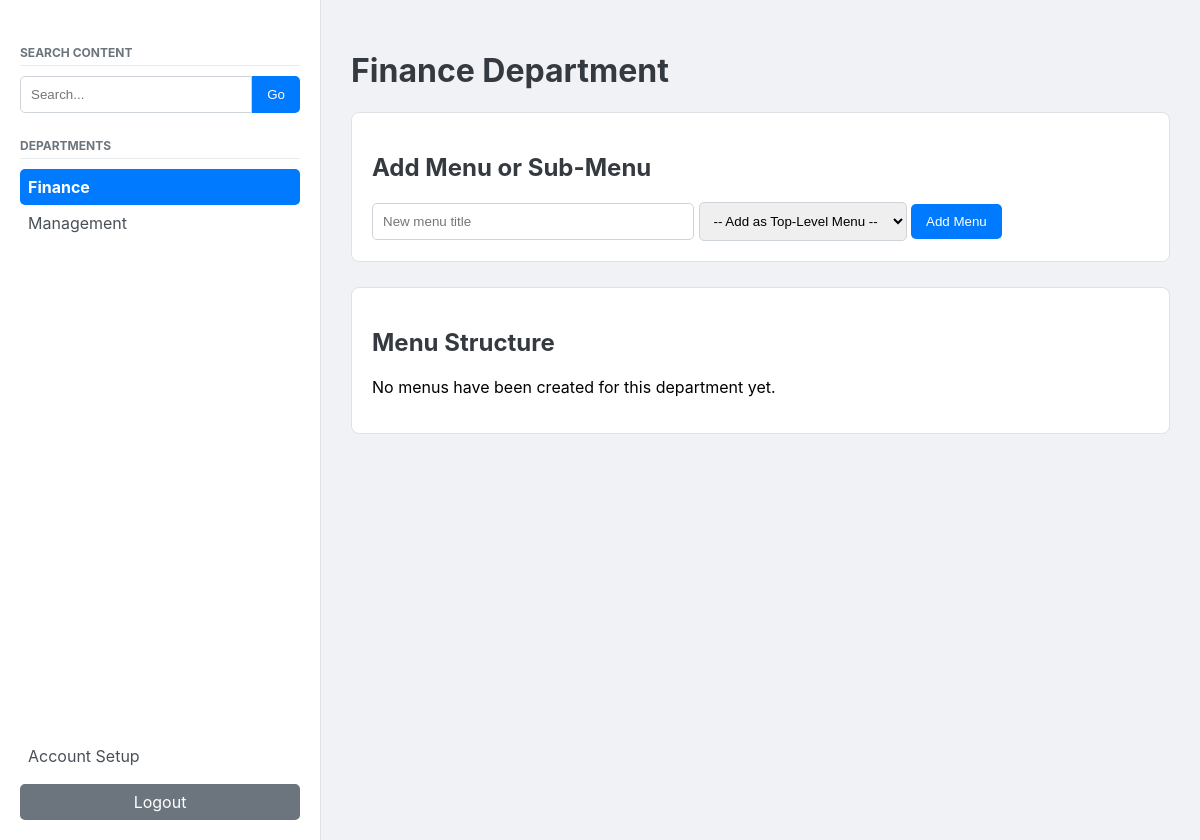
The page /department/Finance (signed in) on the database as committed earlier.
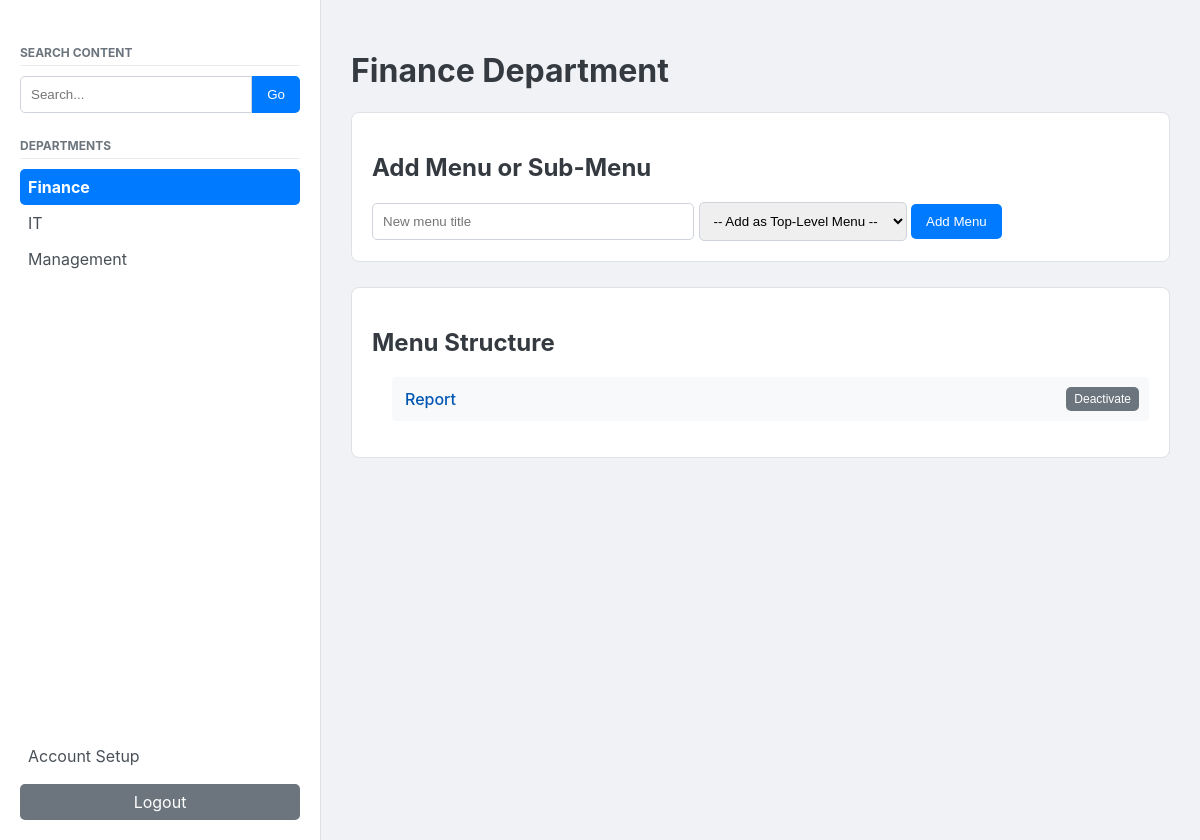
The same page on the database as committed later.
### database.py (models this page shows)
class Department(db.Model):
    id = db.Column(db.Integer, primary_key=True)
    name = db.Column(db.String(100), unique=True, nullable=False)
    active = db.Column(db.Boolean, default=True, nullable=False)
    users = relationship("User", back_populates="department")
    menus = relationship("Menu", back_populates="department", cascade="all, delete-orphan")

class Menu(db.Model):
    __tablename__ = 'menu'
    id = db.Column(db.Integer, primary_key=True)
    name = db.Column(db.String(150), nullable=False)
    active = db.Column(db.Boolean, default=True, nullable=False)
    parent_id = db.Column(db.Integer, db.ForeignKey('menu.id'))
    department_id = db.Column(db.Integer, db.ForeignKey('department.id'), nullable=False)
    department = relationship("Department", back_populates="menus")
    parent = relationship('Menu', remote_side=[id], back_populates='children')
    children = relationship('Menu', back_populates='parent', cascade="all, delete-orphan")
    posts = relationship("Post", back_populates="menu", cascade="all, delete-orphan")

### app.py (the view, shortened to what this page needs)
@app.route('/department/<string:department_name>', methods=['GET', 'POST'])
def department_dashboard(department_name):
    user, is_super_admin = get_current_user_and_permissions()
    if not user: return redirect(url_for('login'))
    department = Department.query.filter_by(name=department_name).first()
    if not department:
        flash(f"Department '{department_name}' not found.", 'danger'); return redirect(url_for('admin_panel') if is_super_admin else url_for('login'))
    can_edit = can_user_edit_department(user, department, is_super_admin)
    if not department.active and not is_super_admin:
        flash(f"'{department.name}' is inactive.", 'info'); return redirect(url_for('department_dashboard', department_name=user.department.name))
    visible_departments = Department.query.order_by(Department.name).all() if is_super_admin else Department.query.filter_by(active=True).order_by(Department.name).all()
    top_level_menus = Menu.query.filter_by(department_id=department.id, parent_id=None).order_by(Menu.name).all()
    return render_template('department_dashboard.html', department=department, top_level_menus=top_level_menus, flat_menu_list=get_flat_menu_list(top_level_menus),
                           can_edit=can_edit, is_super_admin=is_super_admin, all_departments=visible_departments, user=user)

### app.py (called while the page is built)
def get_current_user_and_permissions():
    if 'user_id' not in session: return None, False
    user = db.session.get(User, session['user_id'])
    is_super_admin = user.role == 'superadmin' if user else False
    return user, is_super_admin

def can_user_edit_department(user, department, is_super_admin):
    if not user: return False
    return is_super_admin or (user.role == 'admin' and department and user.department_id == department.id)

def get_flat_menu_list(menus):
    flat_list = []
    def _flatten(menu_list, depth=0):
        for item in menu_list:
            indented_name = '—' * depth + ' ' + item.name if depth > 0 else item.name
            flat_list.append({'id': item.id, 'name': indented_name})
            if item.children: _flatten(item.children, depth + 1)
    _flatten(menus)
    return flat_list

### templates/department_dashboard.html (shortened to what this page needs)
<!DOCTYPE html>
<html lang="en">
<head>
</head>
<body>
    <div class="flex-container">
        <div class="sidebar">
            <div class="sidebar-nav">
                <h3 class="nav-header">Search Content</h3>
                <form action="{{ url_for('search') }}" method="get" style="display: flex;">
                    <input type="search" name="query" placeholder="Search..." required style="flex-grow:1; border-top-right-radius: 0; border-bottom-right-radius: 0;">
                    <button type="submit" style="border-top-left-radius: 0; border-bottom-left-radius: 0;">Go</button>
                </form>
                <h3 class="nav-header">Departments</h3>
                {% for dept in all_departments %}
                    <a href="{{ url_for('department_dashboard', department_name=dept.name) }}" class="sidebar-link {% if dept.name == department.name %}active{% endif %}">
                        {{ dept.name }}
                    </a>
                {% endfor %}
            </div>
            <div>
                <a href="{{ url_for('setup_page') }}" class="sidebar-link">Account Setup</a>
                <a href="{{ url_for('logout') }}" class="sidebar-link" style="margin-top: 10px; background-color: #6c757d; color: white; text-align:center;">Logout</a>
            </div>
        </div>
        <div class="main-content">
            <h1>{{ department.name }} Department</h1>
            {% if can_edit %}
            <div class="container">
                <h2>Add Menu or Sub-Menu</h2>
                <form method="post">
                    <input type="text" name="new_menu_name" placeholder="New menu title" required style="width: 300px;">
                    <select name="parent_menu_id" style="width: auto; padding: 10px;">
                        <option value="root">-- Add as Top-Level Menu --</option>
                    </select>
                    <button type="submit">Add Menu</button>
                </form>
            </div>
            {% endif %}
            <div class="container">
                <h2>Menu Structure</h2>
                {% macro render_menu_tree(menu_items) %}
                <ul>
                    {% for item in menu_items %}
                        {% if item.active or can_edit %}
                        <li class="menu-item {% if not item.active %}inactive{% endif %} {% if item.children %}has-children{% endif %}">
                            <div>
                                <span>
                                    <a href="{{ url_for('menu_content_page', department_name=department.name, menu_id=item.id) }}">{{ item.name }}</a>
                                </span>
                                {% if can_edit %}
                                <div class="actions">
                                    <form method="post" action="{{ url_for('toggle_menu_status', menu_id=item.id) }}" style="display:inline;"><button class="button-sm" style="background-color: #6c757d; padding: 5px 8px; font-size: 12px;">{{'Deactivate' if item.active else 'Activate'}}</button></form>
                                </div>
                                {% endif %}
                            </div>
                        </li>
                        {% endif %}
                    {% endfor %}
                </ul>
                {% endmacro %}
                {% if top_level_menus %}
                    {{ render_menu_tree(top_level_menus) }}
                {% else %}
                    <p>No menus have been created for this department yet.</p>
                {% endif %}
            </div>
        </div>
    </div>
</body>
</html>

### templates/department_dashboard.html (style rules this page uses)
body { font-family: -apple-system, BlinkMacSystemFont, "Segoe UI", Roboto, "Helvetica Neue", Arial, sans-serif; background-color: #f0f2f5; margin: 0; }
.flex-container { display: flex; }
.sidebar { width: 280px; border-right: 1px solid #dee2e6; padding: 20px; height: 100vh; position: sticky; top: 0; background-color: #ffffff; display:flex; flex-direction: column; }
.sidebar-nav { flex-grow: 1; overflow-y: auto; }
.main-content { flex-grow: 1; padding: 30px; }
.container { border: 1px solid #dee2e6; padding: 20px; margin-bottom: 25px; border-radius: 8px; background: white; }
h1, h2 { color: #343a40; }
button, .button, .button-sm { padding: 10px 15px; background-color: #007bff; color: white; border: none; border-radius: 5px; cursor: pointer; font-weight: 500; }
ul { list-style-type: none; padding-left: 20px; }
.menu-item { background: #f8f9fa; padding: 10px; border-left: 3px solid transparent; margin-top: 5px; border-radius: 4px; }
.menu-item > div { display: flex; justify-content: space-between; align-items: center; }
.menu-item > div > span > a { font-weight: 500; text-decoration: none; color: #0056b3; }
.actions { display: flex; gap: 8px; }
.nav-header { text-transform: uppercase; font-size: 12px; font-weight: bold; color: #6c757d; margin: 25px 0 10px; padding-bottom: 5px; border-bottom: 1px solid #e9ecef; }
.sidebar-link { text-decoration: none; color: #495057; display: block; padding: 8px; border-radius: 5px; }
.sidebar-link.active { background-color: #007bff; color: white; font-weight: bold; }
input[type="text"], input[type="search"], select { padding: 10px; border-radius: 5px; border: 1px solid #ced4da; }

Rows that differ between the two databases and show on the page:
added Department: name "IT"
added Menu: name "Report", active "Deactivate"
Other text that changed with them:
text no longer shown: "No menus have been created for this department yet."
